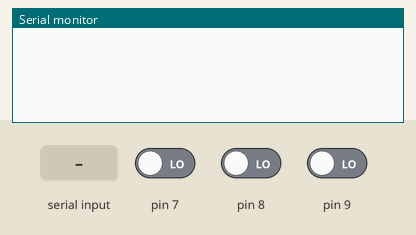
A sketch run on a simulated Arduino Uno, built with avr-gcc and run on an emulated ATmega328P. Parts: the last lines printed to the serial monitor. The inputs (shaded band) are chosen by the test bench; at power-on: pin 7 LOW, pin 8 LOW, pin 9 LOW.

Above: at 1.8 s.
1.9 s: "1\n" received over the second serial link
At 2.4 s:
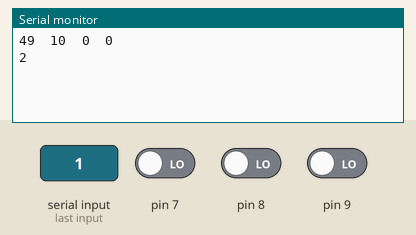
3.5 s: "0\n" received over the second serial link
At 5.0 s:
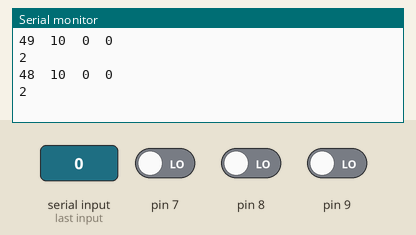

The sketch:

power_grid.ino
```cpp
#include "load.h"
#include "transmission.h"


void setup() {
  Serial.begin(9600);
  LoadInit(); // initializes internal calculations
  TransInit();
}

void loop() {
  LoadUpdate();
  TransUpdate();
  delay(500); // cut the board some slack
}
```

load.h
```cpp
#ifndef _load_h
#define _load_h

#define LOAD_START 7
#define LOAD_END   9
#define LOAD_SIZE  (LOAD_END - LOAD_START + 1)

#define OPT_LOAD 2

static bool load_taken[LOAD_SIZE] = { false };

/* Initializes the pins and get serial ready (on debug) */
void LoadInit() {
  Serial.begin(57600);
  for (int x = LOAD_START; x <= LOAD_END; x ++) {
    pinMode(x, INPUT);
  }
}

/* returns the number of loads present in the circuit printing them to serial in process (on debug)*/
const static int ActiveLoads() {
  int rc = 0;
  for (int x = 0; x < LOAD_SIZE; x ++) {
    if (load_taken[x]) {
      //Serial.println(x);
      rc ++;
    }
  }

  return rc;
}

/* gets the current circuit state of the board and refreshes internal memory of them */
void LoadUpdate() {
  for (int x = 0; x < LOAD_SIZE; x ++) {
    load_taken[x] = digitalRead(x + LOAD_START);
  }
}

int LoadDiff() {
  return OPT_LOAD - ActiveLoads();
}


#endif
```

transmission.h
```cpp
#ifndef _transmission_h
#define _transmission_h

#include "SoftwareSerial.h"
#include "load.h"

#define RX 11
#define TX 10

#define ID 2
#define gatePin 12

int history[10];
static SoftwareSerial arduino_serial(11, 10);

void send(const char* data) {
  if (!arduino_serial.available()) {
    //Serial.println("YEYE");
    for (int i = 0; i < 4; i ++) {
      arduino_serial.print(data[i]);
    }
  }
}

bool recv(char* data) {
  if (arduino_serial.available()) {

    byte i = 0;
    while (arduino_serial.available()) {
      //Serial.print("stub!");
      data[i++] = arduino_serial.read();
    }
    return true;;
  }
  return false;
}

void TransInit() {
  memset(history, -1, sizeof(history));
  Serial.begin(57600);
  arduino_serial.begin(9600);
}

void TransUpdate() {

  char data[10];

  int prev, root, dist, load;

  //digitalWrite(gatePin, LOW);

  int diff = LoadDiff();
  if (diff < 0) {
    Serial.println(diff);
    data[0] = ID;
    data[1] = ID;
    data[2] = 0;
    data[3] = -diff;
    send(data);
    return;
  }

  if (recv(data)) {
    Serial.print((unsigned)data[0]);
    Serial.print("\t");
    Serial.print((unsigned)data[1]);
    Serial.print("\t");
    Serial.print((unsigned)data[2]);
    Serial.print("\t");
    Serial.print((unsigned)data[3]);
    Serial.print("\n");

    if(data[1] == ID){
      digitalWrite(gatePin, LOW);
      return;
    }

    if (dist == 0 && load == 0 && data[0] == (1 << 8) - 1) {
      if (history[data[1]] == -1) {
        digitalWrite(gatePin, LOW);
        return;
      } else {
        digitalWrite(gatePin, HIGH);
        if(ID == data[1]){
          return;
        }
        send(data);
        return;
      }
    }

    //Serial.println("no return");
    prev = data[0];
    root = data[1];
    dist = data[2];
    load = data[3];

    int extra = LoadDiff();
    Serial.println(extra);
    if (extra < load) {
      load -= extra;
      data[0] = ID;
      data[1] = root;
      data[2] = dist + 1;
      data[3] = load;
      history[root] = prev;
      send(data);
      return;
    } else {
      digitalWrite(gatePin, HIGH);
      load = 0;
      data[0] = (1<<8) - 1;
      data[1] = root;
      data[2] = 0;
      data[3] = 0;
      send(data);
      return;
    }

    if (load == 0) {
      return;
    }
  }
}

#endif
```

Measured:
- after the input at 1.9 s, the serial monitor: prints a new line after 0.10 s (image 1)
- after the input at 3.5 s, the serial monitor: prints a new line at once (image 2)
